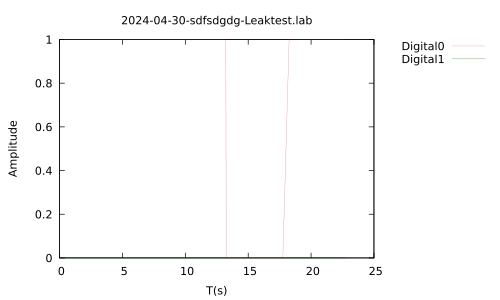

This figure's gnuplot source:
set terminal pdf
set encoding utf8
set output "2024-04-30-sdfsdgdg-Leaktest.pdf"
set encoding utf8
#set xrange [0.0:600.0]
#set xrange [0.0:20.0]
set key outside
set style line 1 linecolor rgb '#DB7093' linewidth 0.1
set style line 2 linecolor rgb '#008000' linewidth 0.1
set title "2024-04-30-sdfsdgdg-Leaktest.lab"
set xlabel "T(s)"
set ylabel "Amplitude"
plot "2024-04-30-sdfsdgdg-Leaktest.lab" using 1:2 w l linestyle 1 title "Digital0", "2024-04-30-sdfsdgdg-Leaktest.lab" using 1:3 w l linestyle 2 title "Digital1"
